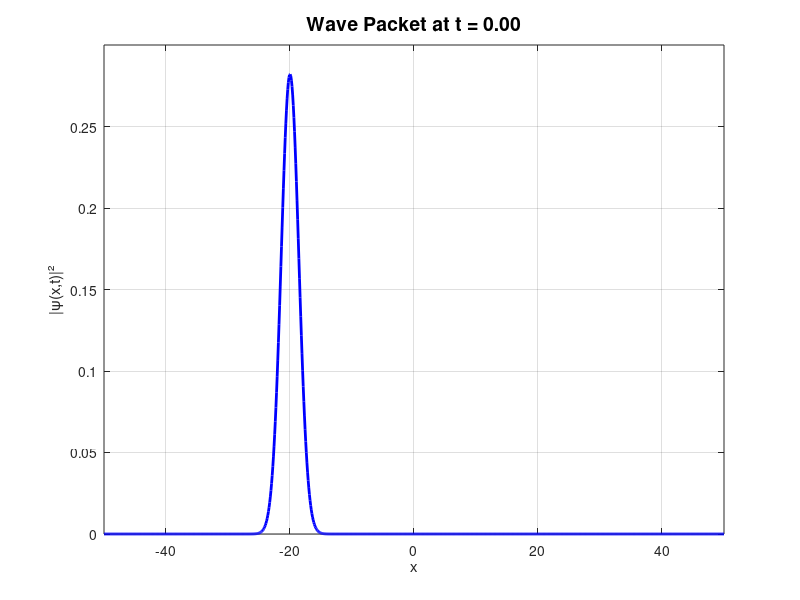

The MATLAB source for this figure: (Note: this script raises an error after producing the figure.)
% wavepacket_animator.m
% Simulates a moving Gaussian wave packet and saves animation as a GIF

clear; close all; clc;

% Parameters
x = linspace(-50, 50, 1000);
x0 = -20;       % Initial center
sigma = 2;      % Width
k0 = 5;         % Initial momentum
hbar = 1;       % Reduced Planck's constant
m = 1;          % Mass
t_total = 1;    
nFrames = 40;
t = linspace(0, t_total, nFrames);
frames(nFrames) = struct('cdata', [], 'colormap', []);

% Create figure
fig = figure('Color','w');
filename = 'wavepacket.gif';

for i = 1:nFrames
    ti = t(i);
    normalization = (1/(pi * sigma^2))^0.25;
    envelope = exp(-(x - (x0 + (hbar * k0 / m) * ti)).^2 / (2 * sigma^2));
    phase = exp(1i * (k0 * x - (hbar * k0^2 / (2 * m)) * ti));
    psi = normalization * envelope .* phase;
    y = abs(psi).^2;

    plot(x, y, 'b', 'LineWidth', 2);
    xlim([-50, 50]); ylim([0, 0.3]);
    xlabel('x'); ylabel('|ψ(x,t)|²');
    title(sprintf('Wave Packet at t = %.2f', ti), 'FontSize', 14);
    grid on; drawnow;

    % Save frame for GIF
    frame = getframe(fig);
    img = frame2im(frame);
    [imind, cm] = rgb2ind(img, 256);

    if i == 1
        imwrite(imind, cm, filename, 'gif', 'Loopcount', inf, 'DelayTime', 0.1);
    else
        imwrite(imind, cm, filename, 'gif', 'WriteMode', 'append', 'DelayTime', 0.1);
    end
end

disp(['GIF saved as ', filename]);
